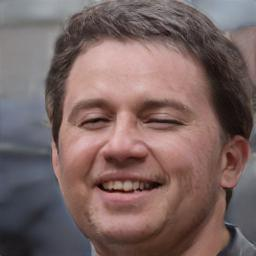
#> input picture new_face2.jpg, 256 x 256 px, given in place of image1.jpg, which was not available
$ python faceCrop.py
#> lines starting #> are read from the running program, lines starting #| are printed output that depends on the picture; pictures that were not available may be replaced by others from this repository, and a replacement may not be noted
from openpyxl import Workbook, load_workbook
import cv2


def image_crop_process(n):
#> called with n = 5
    face_cascade = cv2.CascadeClassifier('./xml/haarcascade_frontface.xml')
    write_wb = Workbook()
    write_ws = write_wb.active
    write_ws['A1'] = 'num'
    write_ws['B1'] = 'address'
    write_ws['C1'] = 'x'
    write_ws['D1'] = 'y'
    write_ws['E1'] = 'w'
    write_ws['F1'] = 'h'

    for i in range(n):
        address = "./image/image" + str(i+1) + ".jpg"
        print(address)
        img = cv2.imread(address)
#> img is the input picture: shape (256, 256, 3); mean B, G, R 98.6, 100.6, 122
        gray = cv2.cvtColor(img, cv2.COLOR_BGR2GRAY)
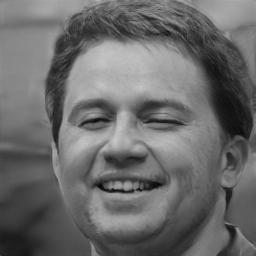
#> gray: shape (256, 256); min 4, max 200, mean 106.8
        faces = face_cascade.detectMultiScale(gray, 1.3, 5)
#> faces = [[35, 45, 181, 181]]
        (x, y, w, h) = faces[0]
#> x = 35; y = 45; w = 181; h = 181
        resize_img = cv2.resize(
            img, None, fx=256.0/w, fy=256.0/h, interpolation=cv2.INTER_AREA)
        resize_gray = cv2.cvtColor(resize_img, cv2.COLOR_BGR2GRAY)
        resize_faces = face_cascade.detectMultiScale(resize_gray, 1.3, 5)
#> resize_faces = [[56, 67, 246, 246]]

        (rx, ry, rw, rh) = resize_faces[0]
#> rx = 56; ry = 67; rw = 246; rh = 246
        y1, y2 = int(ry - int(rh/8)), int(ry + rh + int(rh/8))
#> y1 = 37; y2 = 343
        x1, x2 = int(rx - int(rw/8)), int(rx + rw + int(rw/8))
#> x1 = 26; x2 = 332

        resize_cropped = resize_img[y1:y2, x1:x2]
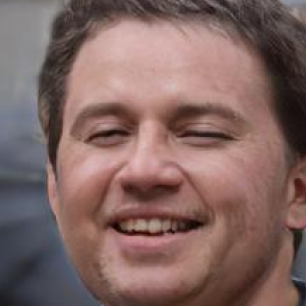
#> resize_cropped: shape (306, 306, 3); mean B, G, R 97.8, 101.6, 129.1
        print(rw)
#| 246
        height, width, _ = resize_img.shape
#> height = 362; width = 362
        cv2.imwrite('crop_image{}.jpg'.format(i+1), resize_cropped)
        cv2.imwrite('resize_image{}.jpg'.format(i+1), resize_img)
        write_ws.append(
            [i+1, './resize_image{}.jpg'.format(i+1), rx, ry, rw, rh, width, height])
#> pass 2 of the loop in image_crop_process, `for i in range(n):`:
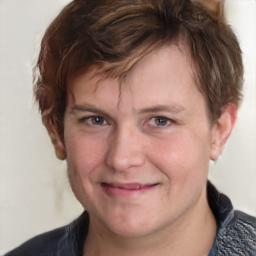
#> input picture new_face3.jpg, 256 x 256 px, given in place of image2.jpg, which was not available
#> in image_crop_process, img is the input picture: shape (256, 256, 3); mean B, G, R 121, 130.6, 156
#> in image_crop_process, `gray = cv2.cvtColor(img, cv2.COLOR_BGR2GRAY)`:
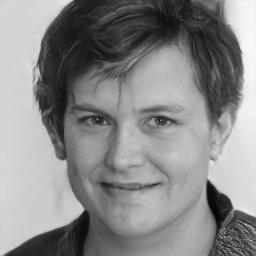
#> gray: shape (256, 256); min 2, max 254, mean 137.1
#> faces = [[39, 54, 174, 174]]
#> x = 39; y = 54; w = 174
#> resize_img: shape (377, 377, 3)
#> resize_gray: shape (377, 377)
#> resize_faces = [[72, 89, 237, 237]]
#> rx = 72; ry = 89; rw = 237
#> y1 = 60; y2 = 355
#> x1 = 43; x2 = 338
#> in image_crop_process, `resize_cropped = resize_img[y1:y2, x1:x2]`:
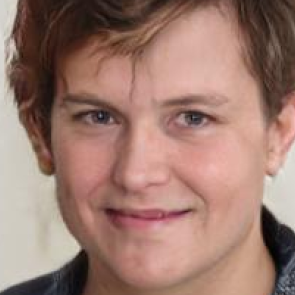
#> resize_cropped: shape (295, 295, 3); mean B, G, R 111.7, 123, 157.7
#| 237
    write_wb.save('./image_crop.xlsx')


def image_merge_process(body, face):
    load_wb = load_workbook("./image_crop.xlsx", data_only=True)
    load_ws = load_wb['Sheet']
    row = load_ws[body+1]
    row_value = []
    for cell in row:
        row_value.append(cell.value)
    [num, address, rx, ry, rw, rh, w, h] = row_value
    print(rx)
    gan_address = "./crop_image" + str(face) + ".jpg"
    img = cv2.imread(address)
    y1, y2 = int(ry - int(rh/8)), int(ry + rh + int(rh/8))
    x1, x2 = int(rx - int(rw/8)), int(rx + rw + int(rw/8))
    gan_img = cv2.resize(cv2.imread(gan_address),
                         (y2-y1, x2-x1), interpolation=cv2.INTER_CUBIC)

    # If you want to use only changed image using GAN, you use next line only.
    #        img[y1:y2, x1:x2] = gan_img

    # Mixing background and GAN image.
    alpha_s = 0.5
    alpha_l = 1.0 - alpha_s
    for color in range(0, 3):
        img[y1:y2, x1:x2, color] = (alpha_s * gan_img[:, :, color] +
                                    alpha_l * img[y1:y2, x1:x2, color])

    # Save mixing image.
    resize_img = cv2.resize(
        img, (w, h), interpolation=cv2.INTER_CUBIC + cv2.INTER_LINEAR)
    cv2.imwrite("merge_image{}.jpg".format(num), resize_img)


def main():
    image_crop_process(5)

    body = int(input())
    face = int(input())
    image_merge_process(body, face)


if __name__ == "__main__":
#> (the run stopped early here; a loop or call above may not have finished)
